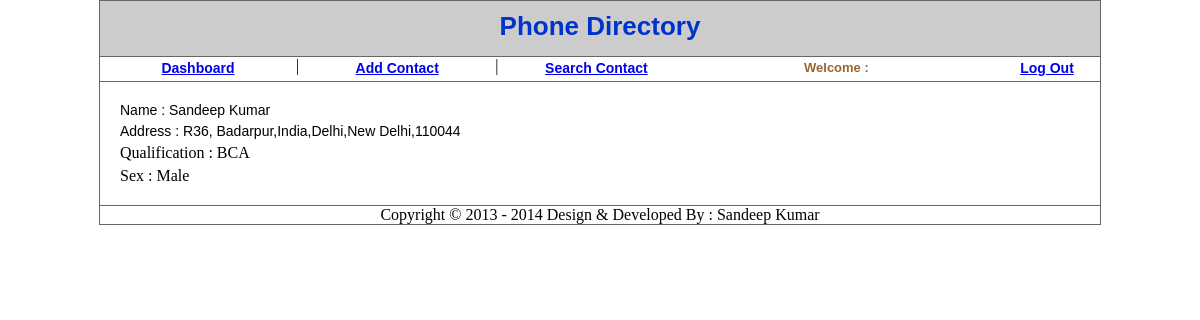
Page /view.php?vid=1 on the committed database.
### tables this page shows
CREATE TABLE IF NOT EXISTS `tbl_contact` (
  `fld_id` int(11) NOT NULL AUTO_INCREMENT,
  `fld_firstName` varchar(50) NOT NULL,
  `fld_lastName` varchar(50) NOT NULL,
  `fld_hno` varchar(150) NOT NULL,
  `fld_country` varchar(10) NOT NULL,
  `fld_state` varchar(10) NOT NULL,
  `fld_city` varchar(30) NOT NULL,
  `fld_pincode` varchar(10) NOT NULL,
  `fld_qualify` varchar(30) NOT NULL,
  `fld_gender` char(4) NOT NULL,
  `fld_jobProfile` varchar(30) NOT NULL,
  `fld_mob1` varchar(15) NOT NULL,
  `fld_mob2` varchar(15) NOT NULL,
  `fld_phone` varchar(15) NOT NULL,
  `fld_eid` varchar(60) NOT NULL,
  `fld_status` char(4) NOT NULL COMMENT '1 for Active or 0 for Inactive',
  `fld_addedDate` date NOT NULL,
  `fld_updatedDate` datetime NOT NULL,
  PRIMARY KEY (`fld_id`)
);

CREATE TABLE IF NOT EXISTS `tbl_countries` (
  `country_id` smallint(6) NOT NULL AUTO_INCREMENT,
  `country` varchar(100) NOT NULL DEFAULT '',
  `country_ISD_code` char(3) NOT NULL DEFAULT '',
  `is_active` char(1) NOT NULL DEFAULT '0',
  `country_code` varchar(15) DEFAULT NULL,
  PRIMARY KEY (`country_id`)
);

CREATE TABLE IF NOT EXISTS `tbl_state` (
  `fld_id` int(11) NOT NULL AUTO_INCREMENT,
  `fld_countryId` int(11) NOT NULL,
  `fld_name` varchar(100) NOT NULL,
  `fld_code` varchar(5) NOT NULL,
  PRIMARY KEY (`fld_id`),
  KEY `fld_countryId` (`fld_countryId`)
);

### includes/inc.view-middle.php (the view)
<div class="p20">
   	<div style="float:left; font-family:Arial, Helvetica, sans-serif; font-size:14px;">Name : <?=$name;?></div>
    <div class="cBoth h5"></div>
	<div style="float:left; font-family:Arial, Helvetica, sans-serif; font-size:14px;">Address : <?=$address;?></div>
    <div class="cBoth h5"></div>
    <div>Qualification : <?=$qualify;?></div>
    <div class="cBoth h5"></div>
    <div>Sex : <?=$gender;?></div>
</div>

### commonincludes/css/style.css (style rules this page uses)
body { margin:0px; padding:0px; }
.cBoth { clear:both; }
.p20 { padding:20px; }
.h5 { height:5px; }

### rows in the picture
tbl_contact: name "Sandeep Kumar", address "R36, Badarpur,India,Delhi,New Delhi,110044", fld_qualify "BCA", fld_gender "Male"
